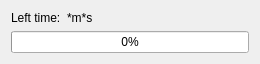
<?xml version="1.0" encoding="UTF-8"?>
<ui version="4.0">
 <author>SpaceSkyNet</author>
 <class>progressDialog</class>
 <widget class="QDialog" name="progressDialog">
  <property name="geometry">
   <rect>
    <x>0</x>
    <y>0</y>
    <width>260</width>
    <height>60</height>
   </rect>
  </property>
  <property name="windowTitle">
   <string>Progress</string>
  </property>
  <layout class="QVBoxLayout" name="progressVerticalLayout">
   <item>
    <layout class="QVBoxLayout" name="verticalLayout">
     <item>
      <layout class="QFormLayout" name="leftTimeFormLayout">
       <item row="0" column="0">
        <widget class="QLabel" name="leftTimeNameLabel">
         <property name="text">
          <string>Left time:</string>
         </property>
        </widget>
       </item>
       <item row="0" column="1">
        <widget class="QLabel" name="leftTimeLabel">
         <property name="text">
          <string notr="true">*m*s</string>
         </property>
        </widget>
       </item>
      </layout>
     </item>
     <item>
      <widget class="QProgressBar" name="leftProgressBar">
       <property name="value">
        <number>0</number>
       </property>
      </widget>
     </item>
    </layout>
   </item>
  </layout>
 </widget>
 <resources/>
 <connections/>
</ui>
